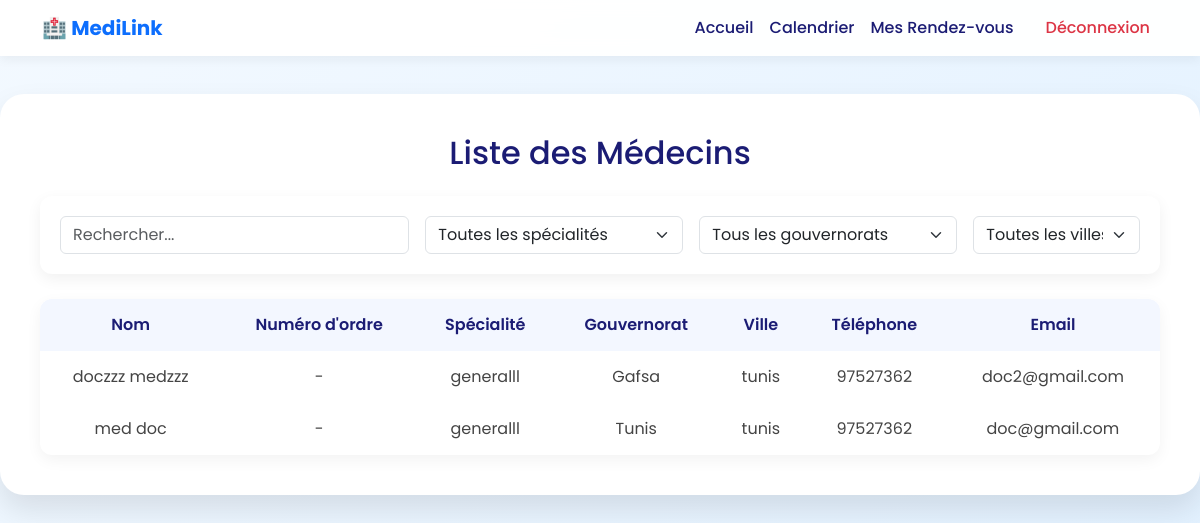
Page /patient/liste_med/ (signed in) on the earlier database version.
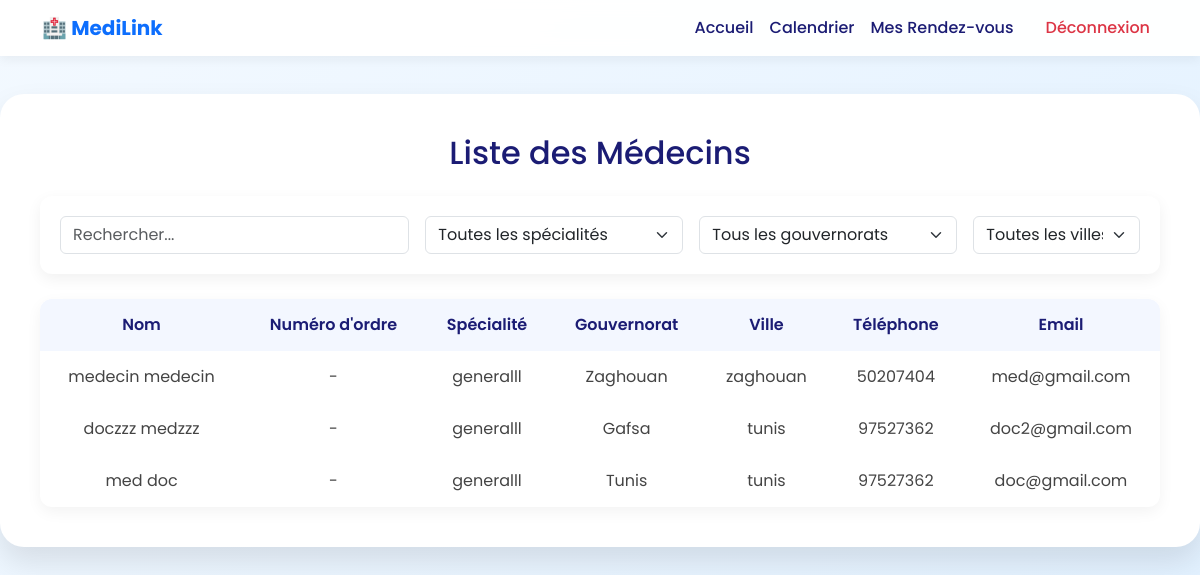
Same page on the later database version.
### gestion_medecins/models.py (models this page shows, shortened)
class Medecin(models.Model):
    STATUT_CHOICES = [
        ('en_attente', 'En attente'),
        ('valide', 'Validé'),
        ('refuse', 'Refusé'),
    ]
    user = models.OneToOneField(
        settings.AUTH_USER_MODEL,
        on_delete=models.CASCADE,
        related_name='medecin_profile'
    )
    numero_ordre = models.CharField(
        max_length=50,
        unique=True,
        verbose_name="Numéro d'ordre",
        null=True,
        blank=True
    )
    specialite = models.ForeignKey(
    Specialite,
    on_delete=models.SET_NULL,  # si la spécialité est supprimée
    null=True,
    blank=True,
    verbose_name="Spécialité"
)
    telephone = models.CharField(max_length=20, verbose_name="Téléphone", blank=True)
    statut = models.CharField(max_length=20, choices=STATUT_CHOICES, default='en_attente', verbose_name="Statut")
    date_inscription = models.DateTimeField(auto_now_add=True, verbose_name="Date d'inscription")
    date_validation = models.DateTimeField(null=True, blank=True, verbose_name="Date de validation")
    class Meta:
        verbose_name = "Médecin"
        verbose_name_plural = "Médecins"
        ordering = ['-date_inscription']

### users/models.py (models this page shows, shortened)
class User(AbstractUser):
    username = None  # On supprime le champ username
    email = models.EmailField(unique=True, validators=[EmailValidator(message="Email invalide")])
    first_name = models.CharField("Prénom", max_length=50, validators=[name_validator])
    last_name = models.CharField("Nom", max_length=50, validators=[name_validator])
    phone = models.CharField("Téléphone", max_length=8, validators=[phone_validator])
    date_of_birth = models.DateField("Date de naissance")
    gouvernorat = models.CharField("Gouvernorat", max_length=50, choices=GOUVERNORATS)
    ville = models.CharField("Ville", max_length=50, validators=[city_validator])
    role = models.CharField(max_length=10, choices=ROLE_CHOICES)
    etat_compte = models.CharField(
        max_length=20,
        choices=[('actif', 'Actif'), ('archive', 'Archivé')],
        default='actif'
    )
    date_creation = models.DateTimeField(auto_now_add=True)
    code_postal = models.CharField("Code postal", max_length=4, validators=[postal_code_validator], null=True, blank=True)
    specialite = models.ForeignKey(
        Specialite,  # lien vers ton modèle Specialite
        on_delete=models.SET_NULL,  # si la spécialité est supprimée, la valeur devient NULL
        null=True,
        blank=True,
        verbose_name="Spécialité"
    )
    annee_diplome = models.CharField("Année d'obtention du diplôme", max_length=4, validators=[year_validator], null=True, blank=True)
    diplome_pdf = models.FileField(
        "Déposer votre diplôme (PDF)",
        upload_to='diplomes/',
        validators=[FileExtensionValidator(allowed_extensions=['pdf'])],
        null=True,
        blank=True
    )
    statut = models.CharField(max_length=10, choices=STATUT_CHOICES, default='en cours')
    objects = UserManager()
    USERNAME_FIELD = 'email'
    REQUIRED_FIELDS = []  # Email + password suffisent

### specialite/models.py (models this page shows, shortened)
class Specialite(models.Model):
    id_specialite = models.AutoField(primary_key=True)
    nom_specialite = models.CharField(
        "Nom de la spécialité",
        max_length=100,
        unique=True,  # 🚫 empêche les doublons
        validators=[
            name_validator,  # 🚫 empêche chiffres et caractères spéciaux
            MinLengthValidator(3, "Le nom doit comporter au moins 3 caractères.")
        ]
    )
    description = models.TextField(
        "Description",
        validators=[
            MinLengthValidator(10, "La description doit comporter au moins 10 caractères.")
        ],
        blank=True,  # ⚙️ champ facultatif dans les formulaires
        null=True    # ⚙️ champ facultatif dans la base de données
    )
    def __str__(self):
        return self.nom_specialite

### users/views.py (the view, shortened to what this page needs)
# urls.py: path('', views.liste_medecins, name='liste_medecins'),
@login_required
def liste_medecins(request):
    medecins = Medecin.objects.filter(
        statut='valide'
    ).select_related('user', 'specialite')
    specialite_filter = request.GET.get('specialite', '')
    gouvernorat_filter = request.GET.get('gouvernorat', '')
    ville_filter = request.GET.get('ville', '')
    if specialite_filter:
        medecins = medecins.filter(specialite__id_specialite=specialite_filter)
    if gouvernorat_filter:
        medecins = medecins.filter(user__gouvernorat=gouvernorat_filter)
    if ville_filter:
        medecins = medecins.filter(user__ville=ville_filter)
    search_query = request.GET.get('search', '')
    paginator = Paginator(medecins, 10)
    page_number = request.GET.get('page')
    page_obj = paginator.get_page(page_number)
    gouvernorats = (
        User.objects.filter(role='medecin')
        .values_list('gouvernorat', flat=True)
        .distinct()
    )
    villes = (
        User.objects.filter(role='medecin')
        .values_list('ville', flat=True)
        .distinct()
    )
    context = {
        'medecins': page_obj,
        'search_query': search_query,
        'specialite_filter': specialite_filter,
        'gouvernorat_filter': gouvernorat_filter,
        'ville_filter': ville_filter,
        'specialites': Specialite.objects.all(),
        'gouvernorats': gouvernorats,
        'villes': villes,
    }
    return render(request, 'liste_medecins.html', context)

### medical2-wissal/medical/users/templates/liste_medecins.html (shortened to what this page needs)
{% load static %}
<!DOCTYPE html>
<html lang="fr">
<head>
    <link href="https://cdn.jsdelivr.net/npm/bootstrap@5.3.3/dist/css/bootstrap.min.css" rel="stylesheet">
    <link rel="stylesheet" href="https://cdn.jsdelivr.net/npm/bootstrap-icons@1.11.1/font/bootstrap-icons.css">
</head>
<body>
<nav class="navbar navbar-expand-lg fixed-top">
    <div class="container">
        <a class="navbar-brand fw-bold text-primary" href="{% url 'acceuil_patient' %}">🏥 MediLink</a>
        <div class="collapse navbar-collapse justify-content-end" id="navbarNav">
            <ul class="navbar-nav align-items-center">
                <li class="nav-item"><a class="nav-link" href="{% url 'acceuil_patient' %}">Accueil</a></li>
                <li class="nav-item"><a class="nav-link" href="{% url 'rendezvous:choisir_medecin' %}">Calendrier</a></li>
                <li class="nav-item"><a class="nav-link" href="{% url 'rendezvous:mes_rendezvous' %}">Mes Rendez-vous</a></li>
                <li class="nav-item ms-3"><a class="nav-link text-danger" href="{% url 'logout' %}">Déconnexion</a></li>
            </ul>
        </div>
    </div>
</nav>
<div class="custom-card mt-4">
    <h2 class="mb-4 text-center">Liste des Médecins</h2>
    <div class="filter-box mb-4">
        <div class="row g-3">
            <div class="col-md-4">
                <input type="text" id="searchInput" class="form-control"
                       placeholder="Rechercher...">
            </div>
            <div class="col-md-3">
                <select id="specialiteSelect" class="form-select">
                    <option value="">Toutes les spécialités</option>
                </select>
            </div>
            <div class="col-md-3">
                <select id="gouvernoratSelect" class="form-select">
                    <option value="">Tous les gouvernorats</option>
                </select>
            </div>
            <div class="col-md-2">
                <select id="villeSelect" class="form-select">
                    <option value="">Toutes les villes</option>
                </select>
            </div>
        </div>
    </div>
    <table class="table-style">
        <thead>
            <tr>
                <th>Nom</th>
                <th>Numéro d'ordre</th>
                <th>Spécialité</th>
                <th>Gouvernorat</th>
                <th>Ville</th>
                <th>Téléphone</th>
                <th>Email</th>
            </tr>
        </thead>
        <tbody id="medecinTable">
            {% for medecin in medecins %}
            <tr
                data-specialite="{{ medecin.specialite.id_specialite }}"
                data-gouv="{{ medecin.user.gouvernorat }}"
                data-ville="{{ medecin.user.ville }}"
            >
                <td>{{ medecin.user.get_full_name }}</td>
                <td>{{ medecin.numero_ordre|default:"-" }}</td>
                <td>{{ medecin.specialite|default:"-" }}</td>
                <td>{{ medecin.user.gouvernorat }}</td>
                <td>{{ medecin.user.ville }}</td>
                <td>{{ medecin.telephone|default:"-" }}</td>
                <td>{{ medecin.user.email }}</td>
            </tr>
            {% empty %}
            <tr>
                <td colspan="7" class="text-center">Aucun médecin trouvé.</td>
            </tr>
            {% endfor %}
        </tbody>
    </table>
</div>
</body>
</html>

Differences in the rows shown:
added Medecin: user.get_full_name "medecin medecin", numero_ordre "-", specialite "generalll", user.gouvernorat "Zaghouan", user.ville "zaghouan", telephone "50207404", user.email "med@gmail.com"
